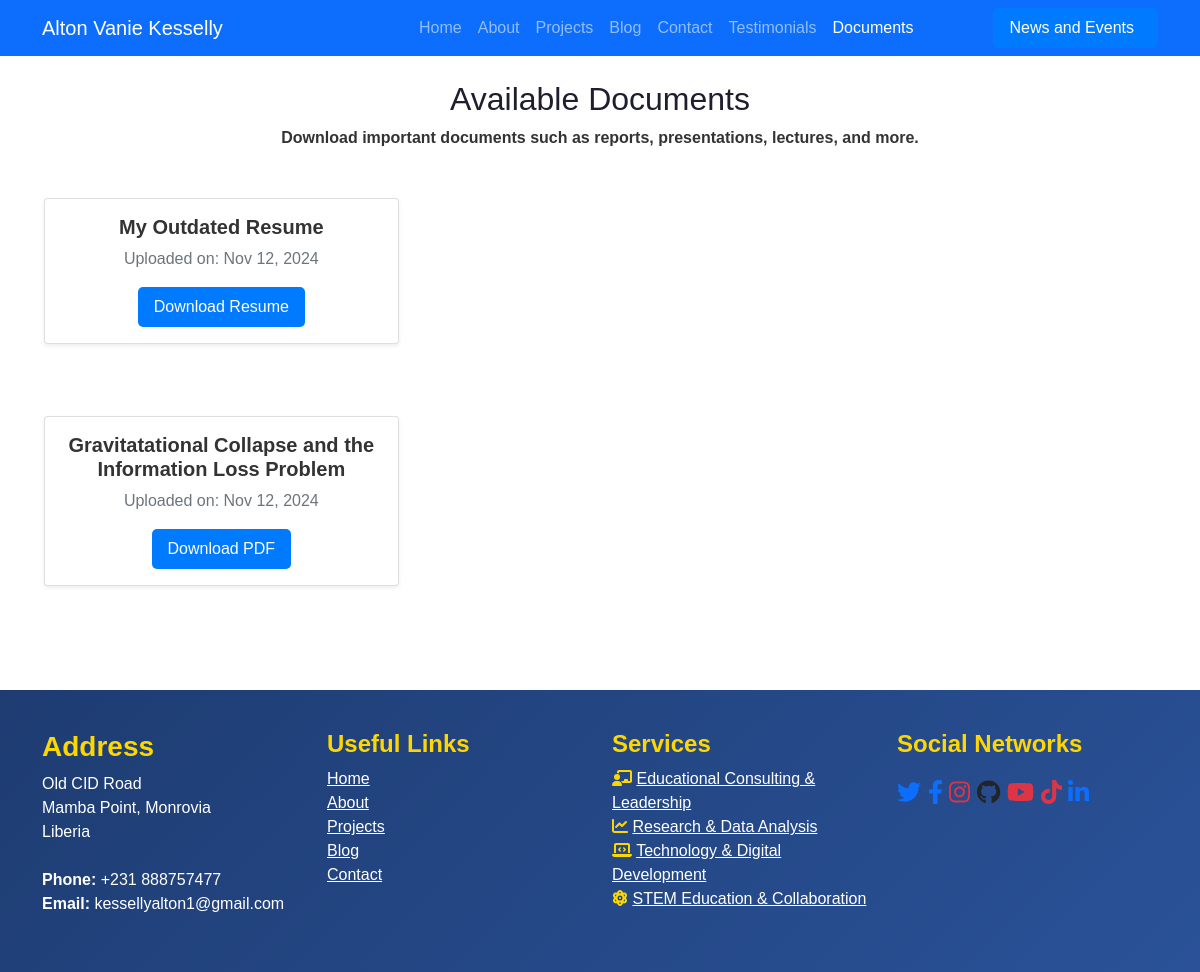
/documents/, run on the app's committed database.
### portfolio/models.py (models this page shows, shortened)
class Resume(models.Model):
    file = models.FileField(upload_to='uploads/')
    description = models.CharField(max_length=255, blank=True, default='No description provided')
    uploaded_at = models.DateTimeField(default=timezone.now, blank=True)

class PDFFile(models.Model):
    title = models.CharField(max_length=255)
    file = models.FileField(upload_to='pdfs/')
    uploaded_at = models.DateTimeField(auto_now_add=True)

### portfolio/views.py (the view)
# urls.py: path('documents/', views.documents_view, name='documents'),
def documents_view(request):
    resumes = Resume.objects.all()
    pdfs = PDFFile.objects.all()
    context = {
        'resumes': resumes,
        'pdfs': pdfs,
    }
    return render(request, 'portfolio/documents.html', context)

### portfolio/templates/portfolio/documents.html (shortened to what this page needs)
{% extends "base.html" %}
{% load static %}
{% block content %}
<section id="documents" class="documents mt-5">
  <div class="container">
    <div class="section-title text-center mb-5">
      <h2>Available Documents</h2>
      <p class="font-italic fw-bold">Download important documents such as reports, presentations, lectures, and more.</p>
    </div>
    <div class="row">
      <div class="col-12 mb-5">
        <div class="row">
          {% for resume in resumes %}
          <div class="col-md-4">
            <div class="card mb-4 shadow-sm">
              <div class="card-body text-center">
                <h5 class="card-title font-italic fw-bold">{{ resume.description }}</h5>
                <p class="card-text text-muted">Uploaded on: {{ resume.uploaded_at|date:"M d, Y" }}</p>
                <a href="{% url 'download_resume' resume.id %}" class="btn btn-primary">Download Resume</a>
              </div>
            </div>
          </div>
          {% empty %}
          <p class="text-center font-italic fw-bold">No resumes available for download at this time.</p>
          {% endfor %}
        </div>
      </div>
      <div class="col-12 mb-5">
        <div class="row">
          {% for pdf in pdfs %}
          <div class="col-md-4">
            <div class="card mb-4 shadow-sm">
              <div class="card-body text-center">
                <h5 class="card-title font-italic fw-bold">{{ pdf.title }}</h5>
                <p class="card-text text-muted">Uploaded on: {{ pdf.uploaded_at|date:"M d, Y" }}</p>
                <a href="{% url 'download_pdf' pdf.id %}" class="btn btn-primary">Download PDF</a>
              </div>
            </div>
          </div>
          {% empty %}
          <p class="text-center font-italic fw-bold">No PDF files available for download at this time.</p>
          {% endfor %}
        </div>
      </div>
    </div>
  </div>
</section>
{% endblock %}

### static/css/styles.css (style rules this page uses)
body { font-family: Arial, sans-serif; margin: 0; padding: 0; color: #333; }
section { padding: 2em; }
h1, h2 { color: #1e1e2f; }
.btn { padding: 0.5em 1em; color: white; background-color: #007bff; border: none; text-decoration: none; border-radius: 5px; }

### data on the page
Resume: description "My Outdated Resume", uploaded_at "Nov 12, 2024"
PDFFile: title "Gravitatational Collapse and the Information Loss Problem", uploaded_at "Nov 12, 2024"
